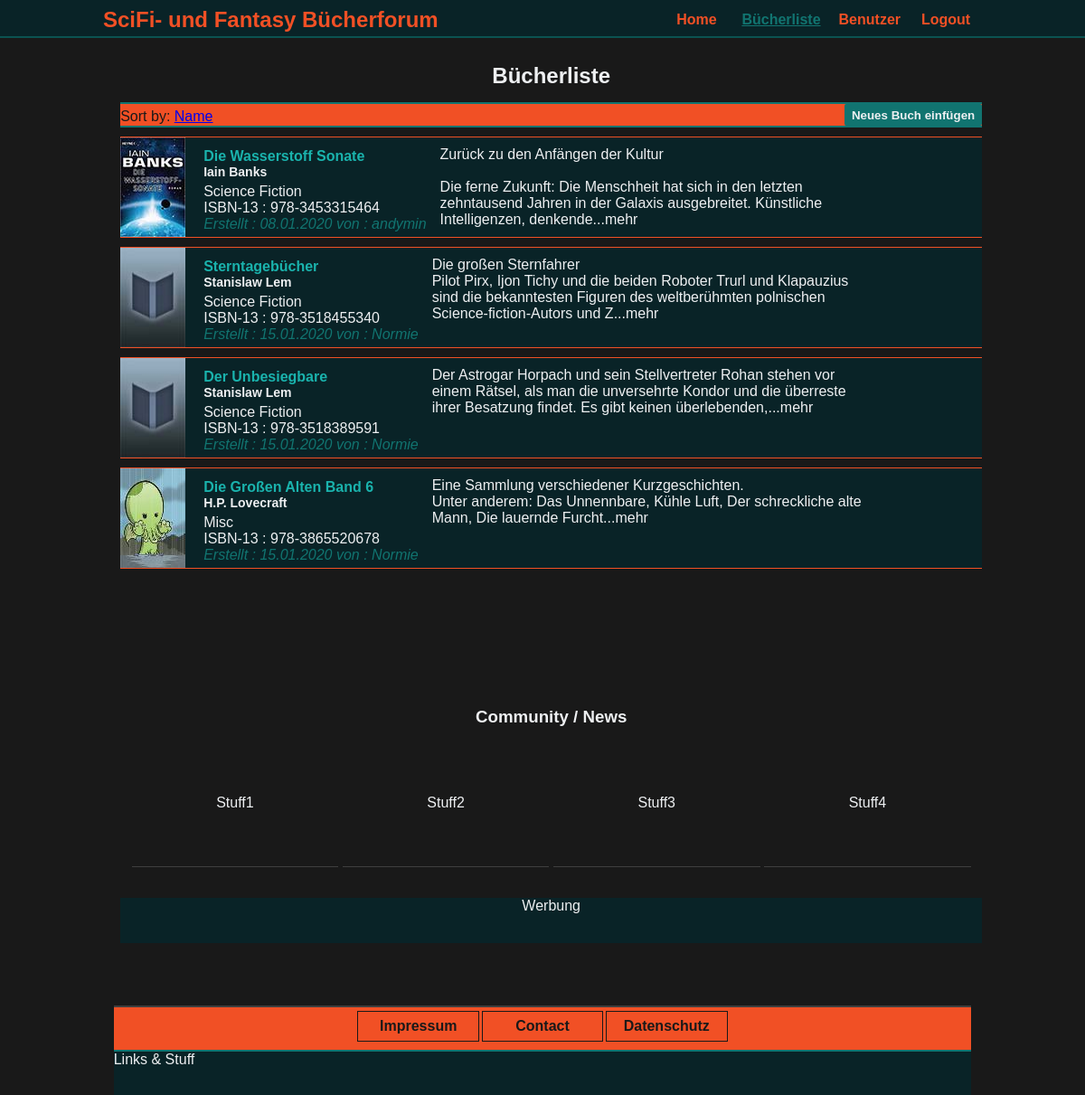
The app's page /index.php/start (signed in) with its own data.
### tables this page shows
CREATE TABLE `elements` (
  `id` int(10) UNSIGNED NOT NULL,
  `element_title` varchar(255) NOT NULL,
  `element_author` varchar(255) NOT NULL,
  `element_isbn` varchar(255) NOT NULL,
  `element_genre` varchar(255) NOT NULL,
  `element_description` text NOT NULL,
  `element_created_at` timestamp NOT NULL DEFAULT current_timestamp(),
  `element_changed_at` timestamp NOT NULL DEFAULT current_timestamp(),
  `element_pic` varchar(255) NOT NULL,
  `element_thumb` varchar(255) NOT NULL,
  `user_uid` int(10) UNSIGNED NOT NULL
);

CREATE TABLE `users` (
  `uid` int(10) UNSIGNED NOT NULL,
  `username` varchar(255) NOT NULL,
  `email` varchar(255) NOT NULL,
  `password` varchar(255) NOT NULL,
  `user_created_at` timestamp NOT NULL DEFAULT current_timestamp(),
  `user_changed_at` timestamp NOT NULL DEFAULT current_timestamp() ON UPDATE current_timestamp(),
  `user_role` int(10) UNSIGNED NOT NULL,
  `user_description` text DEFAULT NULL
);

### src/Core/AbstractController.php (called while the page is built, shortened)
<?php
abstract class AbstractController
{
    protected function render($view, $params)
    {
        extract($params);
        include __DIR__."./../../views/{$view}.php";
    }
}

### src/Element/ElementController.php (called while the page is built, shortened)
<?php
class ElementController extends AbstractController
{
    public function __construct(ElementRepository $elementRepository, ReviewRepository $reviewRepository, CommentRepository $commentRepository)
    {
        $this->elementRepository = $elementRepository;
    }
    public function index()
    {
        $booklist = $this->elementRepository->fetchAllElements();
        $this->render('page_main_book_list', ['booklist' => $booklist]);
    }
}

### src/Element/ElementRepository.php (called while the page is built, shortened)
<?php
class ElementRepository extends AbstractRepository
{
    public function getTableName()
    {
        return 'elements';
    }
    public function getModelName()
    {
        return 'App\\Element\\ElementModel';
    }
}

### src/Core/AbstractRepository.php (called while the page is built, shortened)
<?php
abstract class AbstractRepository
{
    protected $pdo;
    public function __construct(PDO $pdo)
    {
        $this->pdo = $pdo;
    }
    function fetchAllElements()
    {
        $model = $this->getModelName();
        $table = $this->getTableName();
        $qry = $this->pdo->query("SELECT * FROM `$table` JOIN `users` ON users.uid = elements.user_uid GROUP BY $table.id");
        $books = $qry->fetchAll(PDO::FETCH_CLASS, $model);
        return $books;
    }
}

### autoload.php (called while the page is built, shortened)
<?php
spl_autoload_register(function ($class) {
    $prefix = 'App\\';
    $base_dir = __DIR__ . '/src/';
    $len = strlen($prefix);
    $relative_class = substr($class, $len);
    $file = $base_dir . str_replace('\\', '/', $relative_class) . '.php';
});

### init.php (called while the page is built, shortened)
<?php
require __DIR__.'/autoload.php';
function e( string $str) : string
{
    $fstrg = htmlentities($str, ENT_QUOTES, 'UTF-8');
    return nl2br($fstrg);
}
function fixDate($string)
{
    $timestamp = strtotime($string);
    return date('d.m.Y', $timestamp);
}

### views/page_main_book_list.php (the view, shortened to what this page needs)
<main class="content-main">
    <div class="list-container clear">
        <div class="content-left t-center black">
            <h2>Bücherliste</h2>
            <div class="sort-bar orange clear">
                <p>Sort by: <a href="#">Name</a></p>
                <?php if(!empty($_SESSION['login'])) :?>
                    <button>Neues Buch einfügen</button>
                <?php endif; ?>
            </div>
            <ul class="book-prev">
            <?php foreach($booklist as $book) :?>
                <li>
                    <img src="/<?= $book->element_thumb === 'no image' ? 'img/uploads/small/dummy_pic_s.jpg' : $book->element_thumb ?>" alt="Einbandbild" width="72" height="110">
                    <div class="clear">
                        <div class="book-title">
                            <h3><?= e($book->element_title) ?></h3>
                            <h4><?= e($book->element_author) ?></h4>
                        </div>
                        <p class="book-data">
                            <span class="book-genre"><?= $book->element_genre ?></span>
                            <span class="book-isbn">ISBN-13 : <?= $book->element_isbn ?></span>
                            <span class="book-userdate">Erstellt : <?= fixDate($book->element_created_at) ?> von : <?= $book->username ?></span>
                        </p>
                    </div>
                    <p class="book-description"><?= e(substr($book->element_description, 0, 180)) . '<span class="remark">...mehr</span>' ?></p>
                    <a href="./book-single?id=<?= $book->id?>"></a>
                </li>
            <?php endforeach; ?>
            </ul>
        </div>
        <div class="content-right t-center black white-text">
            <h3 class="mbott-60">Community / News</h3>
            <ul class="newsfeed mbott-30">
                <li>Stuff1</li>
                <li>Stuff2</li>
                <li>Stuff3</li>
                <li>Stuff4</li>
            </ul>
            <div class="sell-out">
                Werbung
            </div>
        </div>
    </div>
</main>

### css/style_global.css (style rules this page uses)
*,*:after,*:before { box-sizing: border-box; padding: 0; margin: 0; }
html { font-family: 'Fira Sans', Arial, Helvetica, sans-serif; font-size: 16px; color: #eef0f2; background-color: #191919; }
ul,li { list-style-type: none; }
li>a { display: block; text-decoration: none; }
.clear:after { content: ""; display: table; clear: both; }
.t-center { text-align: center; }
.mbott-30 { margin-bottom: 30px; }
.mbott-60 { margin-bottom: 60px; }
.orange { background-color: #f15025; }
.black { background-color: #191919; }
.white-text { color: #eef0f2; }

### css/style_pages.css (style rules this page uses)
.content-main { margin-top:42px; padding-top:20px; }
.content-main h3 { padding-top:12px; }
.welcome-container,.list-container { width: 95%; margin-left: auto; margin-right: auto; }
.content-left { float: left; width: 78%; margin-left: 1%; margin-right: 1%; padding: 8px; min-height: 700px; }
.content-right { float:left; width: 18%; margin-left: 1%; margin-right: 1%; padding: 8px; min-height: 700px; }
.newsfeed li { margin-top: 15px; border-bottom: 1px solid #3f3f3f; min-height: 50px; width: 100%; }
.sell-out { height:253px; background: url('../img/ui/anzeige_fake.jpg') no-repeat top left; }
.sort-bar { width: 100%; color: #191919; height: 28px; margin-top:15px; text-align: left; border-top: 2px solid #117470; border-bottom: 2px solid #117470; }
.sort-bar p { float:left; line-height: 28px; }
.sort-bar button { float:right; height:24px; border: none; padding-left: 8px; padding-right: 8px; background-color: #117470; color: #eef0f2; border-radius: 2px; font-weight: bold; }
.book-prev { width:100%; }
.book-prev li { margin-top: 10px; border-bottom: 1px solid #f15025; border-top: 1px solid #f15025; background-color: #092327; }
.book-prev li:after { content: ""; display:table; clear:both; }
.book-prev li a { display: block; width: 62%; height: 113px; position: absolute; left: auto; z-index: 10; }
.book-prev li img { float: left; }
.book-prev h3 { font-size: 16px; color: #1ab3ad; }
.book-prev h4 { font-size: 14px; }
.book-prev li div { float: left; margin-left: 10px; text-align: left; }
.book-data { clear:both; float:left; margin-left: 10px; margin-top: 5px; }
.book-data span { display:block; }
.book-userdate { font-style: italic; color: #117470; }
.book-description { margin-top: 10px; float:left; margin-left: 15px; width: 50%; text-align: left; }

### css/style_media.css (style rules this page uses)
@media only screen and (max-width: 1200px) { .content-right { clear: both; width: 100%; min-height: 350px; } }
@media only screen and (max-width: 1200px) { .sell-out { height: 50px; background: #092327; } }
@media only screen and (max-width: 1200px) { .content-right li { display: inline-block; width: 24%; height: 80px; overflow: auto; } }
@media only screen and (max-width: 1200px) { .content-left { width: 100% } }
@media only screen and (max-width: 1200px) { .book-prev li a { width:79%; } }

### records on screen
elements: element_thumb (picture), element_title "Die Wasserstoff Sonate", element_author "Iain Banks", element_genre "Science Fiction", element_isbn "978-3453315464", element_created_at "08.01.2020", user_uid.username "andymin", element_description "Zurück zu den Anfängen der Kultur Die ferne Zukunft: Die Menschheit hat sich in den letzten zehntausend Jahren in der Galaxis ausgebreitet. Künstliche Intelligenzen, denkende"
elements: element_title "Sterntagebücher", element_author "Stanislaw Lem", element_genre "Science Fiction", element_isbn "978-3518455340", element_created_at "15.01.2020", user_uid.username "Normie", element_description "Die großen Sternfahrer Pilot Pirx, Ijon Tichy und die beiden Roboter Trurl und Klapauzius sind die bekanntesten Figuren des weltberühmten polnischen Science-fiction-Autors und Z"
elements: element_title "Der Unbesiegbare", element_author "Stanislaw Lem", element_genre "Science Fiction", element_isbn "978-3518389591", element_created_at "15.01.2020", user_uid.username "Normie", element_description "Der Astrogar Horpach und sein Stellvertreter Rohan stehen vor einem Rätsel, als man die unversehrte Kondor und die überreste ihrer Besatzung findet. Es gibt keinen überlebenden,"
elements: element_thumb (picture), element_title "Die Großen Alten Band 6", element_author "H.P. Lovecraft", element_genre "Misc", element_isbn "978-3865520678", element_created_at "15.01.2020", user_uid.username "Normie", element_description "Eine Sammlung verschiedener Kurzgeschichten. Unter anderem: Das Unnennbare, Kühle Luft, Der schreckliche alte Mann, Die lauernde Furcht"
